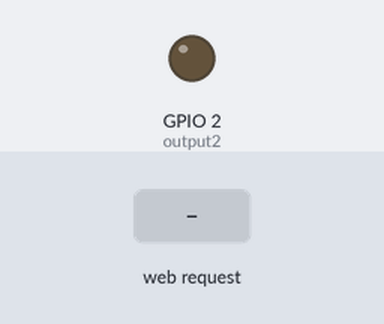
Simulated run of this sketch. Board: ESP8266 (NodeMCU). On the bench: output pins drawn as LEDs (lit = HIGH). Inputs (shaded band) come from the test bench. WiFi joins after 1.5 s; servers stay silent unless stated; what the sketch prints to the serial monitor is not drawn.

Above: at 2.7 s.
2.8 s: HTTP request GET /2/off received
At 3.5 s:
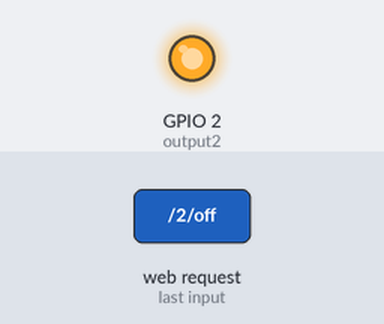
4.3 s: HTTP request GET /2/on received
At 4.6 s:
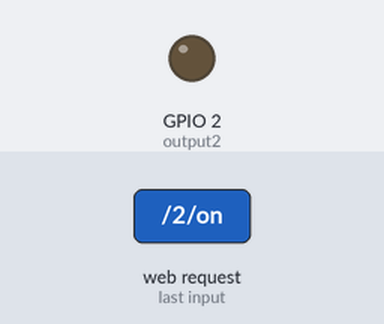
Timing chart, 0 to 7.3 s (numbered marks = the images above; inputs shaded):
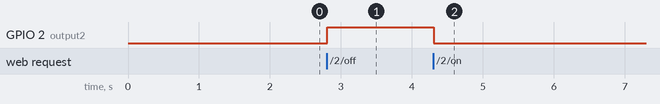

Measured:
- after the input at 2.8 s, GPIO 2 (output2): LOW → HIGH at once
- after the input at 4.3 s, GPIO 2 (output2): HIGH → LOW at once

The sketch:

6_server.ino
```cpp
#include <ESP8266WiFi.h>

const char* ssid = "YOUR SSIC";
const char* password = "YOUR PASSWORD";
WiFiServer server(80);

String header;
String output2State = "off";

const int output2 = 2;

void setup() {
  Serial.begin(115200);
  pinMode(output2, OUTPUT);
  digitalWrite(output2, LOW);

  Serial.print("Connecting to ");
  Serial.println(ssid);
  WiFi.begin(ssid, password);
  while (WiFi.status() != WL_CONNECTED) {
    delay(500);
    Serial.print(".");
  }
  Serial.println("");
  Serial.println("WiFi connected.");
  Serial.println("IP address: ");
  Serial.println(WiFi.localIP());
  server.begin();
}

void loop() {
  WiFiClient client = server.available();
  if (client) {
    unsigned long currentTime = millis();
    unsigned long previousTime = currentTime;
    Serial.println("New Client.");
    String currentLine = "";
    while (client.connected() && currentTime - previousTime <= 2000) {
      currentTime = millis();
      if (client.available()) {
        char c = client.read();
        Serial.write(c);
        header += c;
        if (c == '\n') {
          if (currentLine.length() == 0) {
            handleRequest(client);
            break;
          } else {
            currentLine = "";
          }
        } else if (c != '\r') {
          currentLine += c;
        }
      }
    }
    header = "";
    client.stop();
    Serial.println("Client disconnected.");
    Serial.println("");
  }
}

void handleRequest(WiFiClient client) {
  client.println("HTTP/1.1 200 OK");
  client.println("Content-type:text/html");
  client.println("Connection: close");
  client.println();

  if (header.indexOf("GET /2/on") >= 0) {
    output2State = "on";
    digitalWrite(output2, LOW);
  } else if (header.indexOf("GET /2/off") >= 0) {
    output2State = "off";
    digitalWrite(output2, HIGH);
  }

client.println("<!DOCTYPE html>");
client.println("<html>");
client.println("<head>");
client.println("<meta name=\"viewport\" content=\"width=device-width, initial-scale=1\">");
client.println("<link rel=\"icon\" href=\"data:,\">");
client.println("<style>");
client.println("html { font-family: Helvetica; display: inline-block; margin: 0px auto; text-align: center; }");
client.print(".button { background-color: #4CAF50; border: none; color: white; padding: 16px 40px;");
client.println(" text-decoration: none; font-size: 30px; margin: 2px; cursor: pointer; }");
client.println(".button2 { background-color: #555555; }");
client.println("</style>");
client.println("</head>");
client.println("<body>");
client.println("<h1>ESP32 Web Server</h1>");
client.println("<p>GPIO 2 - State " + output2State + "</p>");


  if (output2State == "off") {
    client.println("<p><a href=\"/2/on\"><button class=\"button\">ON</button></a></p>");
  } else {
    client.println("<p><a href=\"/2/off\"><button class=\"button button2\">OFF</button></a></p>");
  }

  client.println("</body></html>");
}
```
